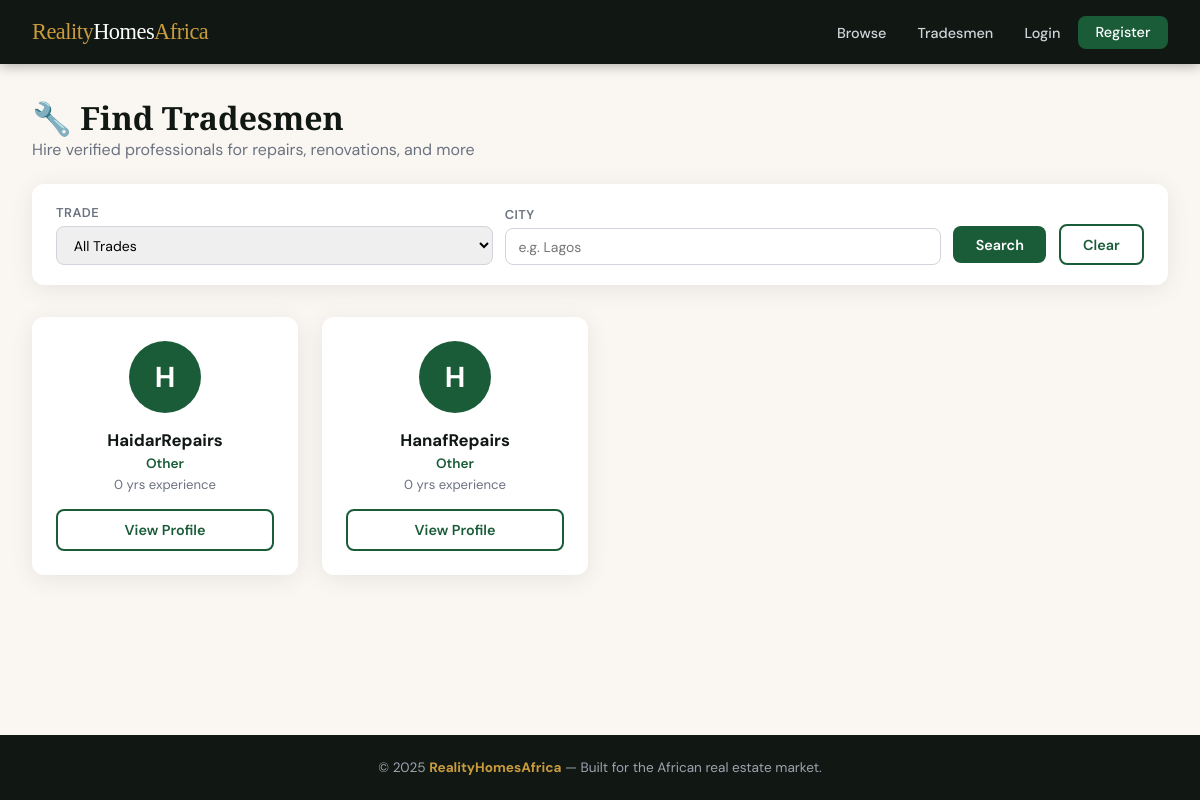
Page /services/ on the committed database.
### services/models.py (models this page shows, shortened)
class TradesmanProfile(models.Model):
    user = models.OneToOneField(
        settings.AUTH_USER_MODEL,
        on_delete=models.CASCADE,
        related_name='tradesman_profile'
    )
    trade_category = models.CharField(max_length=30, choices=TRADE_CATEGORIES)
    years_experience = models.PositiveIntegerField(default=0)
    hourly_rate = models.DecimalField(max_digits=10, decimal_places=2, null=True, blank=True)
    is_verified = models.BooleanField(default=False)
    location_city = models.CharField(max_length=100, blank=True)
    location_state = models.CharField(max_length=100, blank=True)
    certificate = models.FileField(upload_to='certificates/', null=True, blank=True)

### users/models.py (models this page shows, shortened)
class CustomUser(AbstractUser):
    is_agent = models.BooleanField(default=False)
    is_tradesman = models.BooleanField(default=False)
    is_client = models.BooleanField(default=True)
    phone_number = models.CharField(max_length=15, blank=True, null=True)
    profile_picture = models.ImageField(upload_to='profile_pictures/', blank=True, null=True)
    bio = models.TextField(blank=True, null=True)

### services/views.py (the view)
# urls.py: path('', views.tradesman_list, name='tradesman_list'),
def tradesman_list(request):
    tradesmen = TradesmanProfile.objects.select_related('user')
    trade = request.GET.get('trade', '')
    city = request.GET.get('city', '')
    if trade:
        tradesmen = tradesmen.filter(trade_category=trade)
    if city:
        tradesmen = tradesmen.filter(location_city__icontains=city)
    from .models import TRADE_CATEGORIES
    return render(request, 'services/tradesman_list.html', {
        'tradesmen': tradesmen,
        'trade_categories': TRADE_CATEGORIES,
        'selected_trade': trade,
        'selected_city': city,
    })

### users/context_processors.py (called while the page is built)
def unread_messages_count(request):
    if request.user.is_authenticated:
        from .models import Message
        count = Message.objects.filter(receiver=request.user, is_read=False).count()
        return {'unread_count': count}
    return {'unread_count': 0}

### templates/services/tradesman_list.html (shortened to what this page needs)
{% extends 'base.html' %}
{% block content %}
<div class="page-hdr">
  <h1>🔧 Find Tradesmen</h1>
  <p style="color:var(--gray)">Hire verified professionals for repairs, renovations, and more</p>
</div>
<form method="get" class="filter-bar">
  <div class="fg">
    <label>Trade</label>
    <select name="trade">
      <option value="">All Trades</option>
    </select>
  </div>
  <div class="fg">
    <label>City</label>
    <input type="text" name="city" value="{{ selected_city }}" placeholder="e.g. Lagos">
  </div>
  <div>
    <button type="submit" class="btn btn-primary">Search</button>
    <a href="{% url 'services:tradesman_list' %}" class="btn btn-outline" style="margin-left:0.5rem">Clear</a>
  </div>
</form>
{% if tradesmen %}
<div class="tradesman-grid">
  {% for t in tradesmen %}
  <div class="t-card">
    <div class="t-avatar">{{ t.user.username|slice:":1"|upper }}</div>
    <div class="t-name">{{ t.user.get_full_name|default:t.user.username }}</div>
    <div class="t-trade">{{ t.get_trade_category_display }}</div>
    <div class="t-exp">{{ t.years_experience }} yr{{ t.years_experience|pluralize }} experience</div>
    <a href="{% url 'services:tradesman_profile' t.pk %}" class="btn btn-outline" style="width:100%; text-align:center;">View Profile</a>
  </div>
  {% endfor %}
</div>
{% else %}
  <div style="text-align:center; padding:3rem; background:var(--white); border-radius:var(--radius); box-shadow:var(--shadow); color:var(--gray);">
    <div style="font-size:2.5rem; margin-bottom:0.75rem;">🔍</div>
    <p>No tradesmen found for your search. Try different filters.</p>
  </div>
{% endif %}
{% endblock %}

### templates/base.html (style rules this page uses)
:root { --green: #1a5c38; --green-light: #2d8653; --gold: #c89b3c; --cream: #faf7f2; --dark: #111814; --gray: #6b7280; --light-gray: #f3f4f6; --white: #ffffff; --danger: #dc2626; --radius: 12px; --shadow: 0 4px 24px rgba(0,0,0,0.08); }
* { box-sizing: border-box; margin: 0; padding: 0; }
body { font-family: 'DM Sans', sans-serif; background: var(--cream); color: var(--dark); min-height: 100vh; display: flex; flex-direction: column; }
.btn { display: inline-block; padding: 0.6rem 1.4rem; border-radius: 8px; font-family: 'DM Sans', sans-serif; font-size: 0.9rem; font-weight: 600; cursor: pointer; border: none; text-decoration: none; transition: all 0.2s; }
.btn-primary { background: var(--green); color: var(--white); }
.btn-outline { background: transparent; border: 2px solid var(--green); color: var(--green); }

### templates/services/tradesman_list.html (style rules this page uses)
.page-hdr { margin-bottom:1.5rem; }
.page-hdr h1 { font-family:'Playfair Display',serif; font-size:2rem; }
.filter-bar { background:var(--white); border-radius:var(--radius); padding:1.25rem 1.5rem; box-shadow:var(--shadow); margin-bottom:2rem; display:flex; flex-wrap:wrap; gap:0.75rem; align-items:flex-end; }
.filter-bar .fg { flex:1; min-width:160px; }
.filter-bar label { display:block; font-size:0.8rem; font-weight:600; margin-bottom:0.3rem; color:var(--gray); text-transform:uppercase; letter-spacing:0.5px; }
.filter-bar input, .filter-bar select { width:100%; padding:0.55rem 0.8rem; border:1.5px solid #d1d5db; border-radius:8px; font-family:'DM Sans',sans-serif; font-size:0.875rem; }
.tradesman-grid { display:grid; grid-template-columns:repeat(auto-fill, minmax(260px, 1fr)); gap:1.5rem; }
.t-card { background:var(--white); border-radius:var(--radius); padding:1.5rem; box-shadow:var(--shadow); text-align:center; transition:transform 0.2s, box-shadow 0.2s; }
.t-avatar { width:72px; height:72px; border-radius:50%; background:var(--green); color:var(--white); display:flex; align-items:center; justify-content:center; font-size:1.8rem; font-weight:700; margin:0 auto 1rem; }
.t-name { font-weight:700; font-size:1.05rem; margin-bottom:0.25rem; }
.t-trade { color:var(--green); font-size:0.85rem; font-weight:600; margin-bottom:0.25rem; }
.t-exp { color:var(--gray); font-size:0.82rem; margin-bottom:1rem; }

### rows in the picture
TradesmanProfile: user.username "H", user.get_full_name "HaidarRepairs", trade_category "Other", years_experience "0"
TradesmanProfile: user.username "H", user.get_full_name "HanafRepairs", trade_category "Other", years_experience "0"
